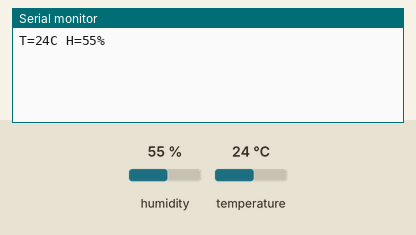
This sketch was run on a simulated Arduino Mega 2560, built with avr-gcc and run on an emulated ATmega2560. Parts: the last lines printed to the serial monitor. The test bench sets the inputs (shaded band); at power-on: humidity 55 %, temperature 24 °C.

Above: at 2.7 s.
2.8 s: humidity set to 22 %
At 5.5 s:
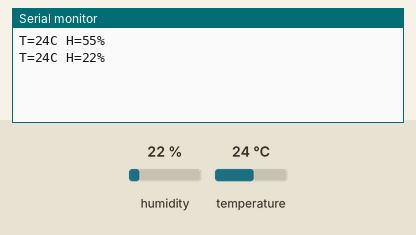
6.1 s: temperature set to 12 °C
At 8.3 s:
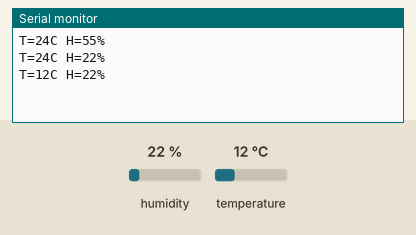
9.4 s: humidity set to 40 %
At 11.0 s:
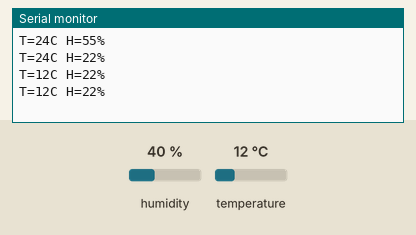
Timing chart, 0 to 12.5 s (numbered marks = the images above; inputs shaded):
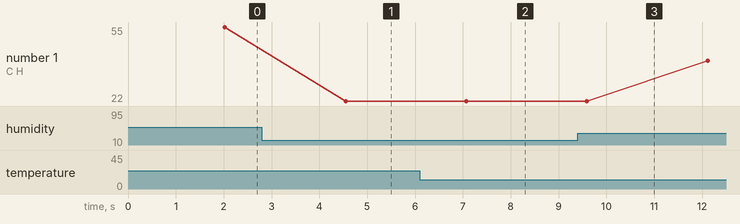

The sketch:

dht11_test.ino
```cpp
#include <DHT11.h>

#define DHTPIN 2   // D1 is TX0 on the Mega - unusable while Serial is up
DHT11 dht(DHTPIN);

void setup() {
  Serial.begin(9600);
  delay(1500);
}

void loop() {
  int t, h;
  if (dht.readTemperatureHumidity(t, h) == 0) {
    Serial.print("T="); Serial.print(t);
    Serial.print("C H="); Serial.print(h); Serial.println("%");
  } else {
    Serial.println("DHT11 read fail - check DATA pin/pullup");
  }
  delay(2000);  // DHT11 max ~1Hz; 2s is safe
}
```

Measured:
- after the input at 2.8 s, the serial monitor: prints a new line after 1.7 s (image 1)
- after the input at 6.1 s, the serial monitor: prints a new line after 0.97 s (image 2)
- plotted number 1: 55 → 22 after the input at 2.8 s, 22 → 40 after the input at 9.4 s
